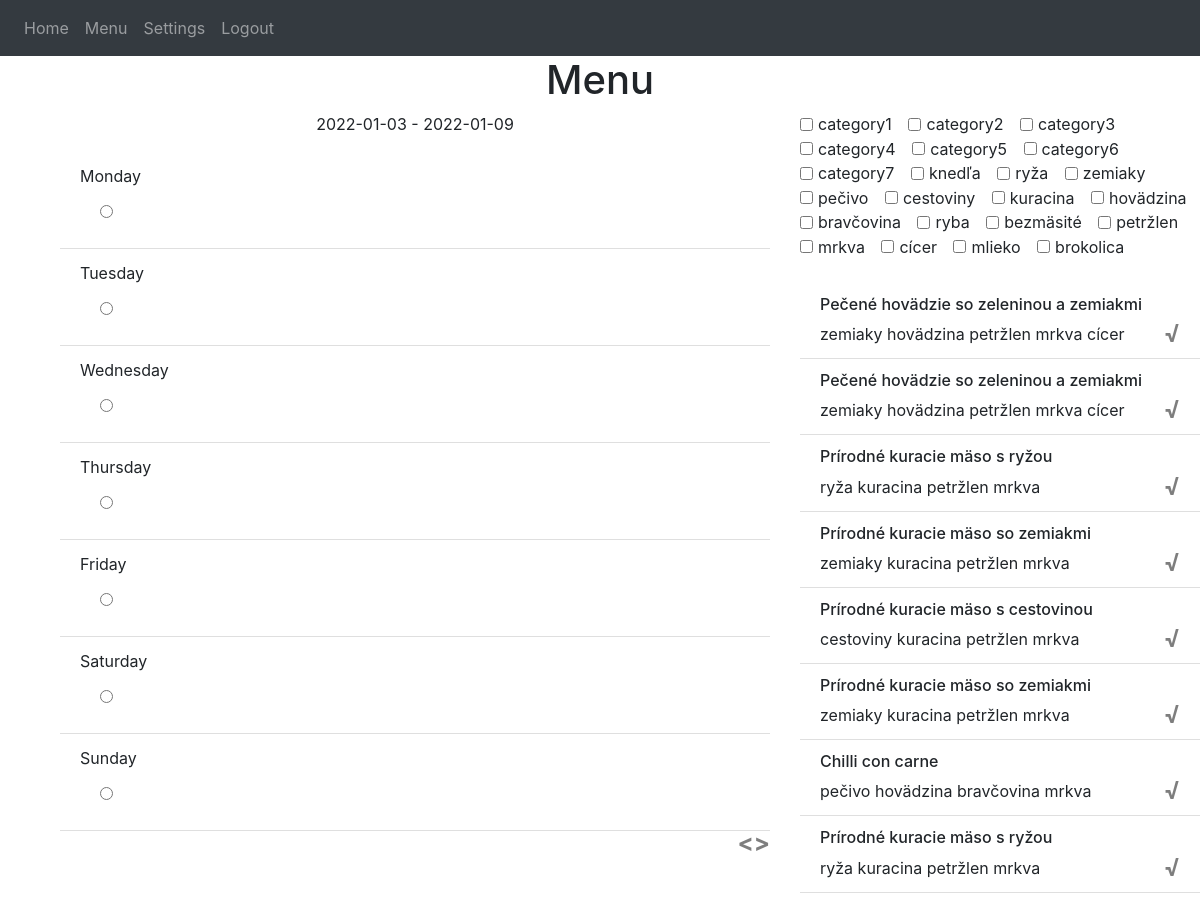
/menu (signed in), run on the app's committed database.
### src/models.py (models this page shows)
class Category(db.Model):
    __tablename__ = "categories"
    id = db.Column(db.Integer, primary_key=True)
    name = db.Column(db.String(100))
    value = db.Column(db.Float())
    immediateValue = db.Column(db.Float())
    user_id = db.Column(db.Integer, db.ForeignKey('users.id'))
    foods = db.relationship(
        'Food', secondary='food_category', back_populates='categories')

class Food(db.Model):
    __tablename__ = "foods"
    id = db.Column(db.Integer, primary_key=True)
    name = db.Column(db.String(100))
    data = db.Column(db.String(10000))
    date = db.Column(db.DateTime(timezone=True), default=func.now())
    lastServed = db.Column(db.Date, default=datetime.date(2021, 12, 10))
    value = db.Column(db.Float())
    user_id = db.Column(db.Integer, db.ForeignKey('users.id'))
    categories = db.relationship(
        'Category', secondary='food_category', back_populates='foods')
    menus = db.relationship('Menu', secondary='food_menu',
                            back_populates='foods', lazy='dynamic')

### src/views.py (the view)
@views.route('/menu', methods=['GET', 'POST'])
@login_required
def menu():
    foodlist = get_food_list(current_user, date(2021, 12, 28))
    mydate = request.args.get('date')
    categories_checked = request.args.get('categories')
    if mydate:
        mydate = datetime.strptime(mydate, "%Y-%m-%d").date()
        menu = get_menu(current_user, mydate.isocalendar().year,
                        mydate.isocalendar().week)
    else:
        menu = get_menu(current_user)
    if categories_checked:
        categories_checked = categories_checked.split(',')
        foodlist = filter_food_list(foodlist, categories_checked)
        categories = build_categories(current_user, categories_checked)
    else:
        categories = build_categories(current_user)
    return render_template("menu.html", user=current_user, foodlist=foodlist, menu=menu, categories=categories)

### src/__init__.py (called while the page is built)
def create_app():
    app = Flask(__name__)
    app.config['SECRET_KEY'] = 'tajny klucik'
    app.config['SQLALCHEMY_DATABASE_URI'] = f'sqlite:///{DB_NAME}'
    app.config['UPLOAD_FOLDER'] = configuration.UPLOAD_FOLDER
    db.init_app(app)
    from .views import views
    from .auth import auth
    app.register_blueprint(views, url_prefix='/')
    app.register_blueprint(auth, url_prefix='/')
    from .models import User, Food, Category, FoodCategory
    create_database(app)
    login_manager = LoginManager()
    login_manager.login_view = 'auth.login'
    login_manager.init_app(app)
    @login_manager.user_loader
    def load_user(id):
        return User.query.get(int(id))
    return app

### src/build.py (called while the page is built)
def build_categories(user, showCategories: list = None) -> dict:
    categories = {cat.id: {'checked': 0, 'name': cat.name}
                  for cat in user.categories}
    if showCategories is not None:
        for x in showCategories:
            categories[int(x)]['checked'] = 1
    return categories

### src/menuview.py (called while the page is built)
def get_menu(user, year: int = None, weekNumber: int = None) -> dict:
    if year is None and weekNumber is None:
        return select_week(user, dt.date.today().isocalendar().year, dt.date.today().isocalendar().week)
    return select_week(user, year, weekNumber)

### src/recommend.py (called while the page is built)
def get_food_list(user, date) -> dict:
    dataframe = get_correct_dataframe(user, date)
    sortedListofID = dataframe.sort_values(
        'value', axis=0, ascending=False).index.tolist()
    return build_dict(sortedListofID)

def build_dict(idList: list) -> dict:
    return dict([make_dict_keyval(k) for k in idList])

def make_dict_keyval(key: int):
    food = Food.query.get(key)
    value = {"name": food.name,
             "categories": [(x.id, x.name) for x in food.categories]}
    return (key, value)

def get_correct_dataframe(user, date) -> pd.DataFrame:
    foods = pd.read_sql(f"select * from foods where user_id = {user.id}", db.engine).drop(
        ['date', 'user_id'], axis='columns')['id']
    categories = pd.read_sql(
        f"select * from categories where user_id = {user.id}", db.engine)['id']
    foods = pd.DataFrame(foods)
    matrix = foods.join(pd.DataFrame(
        [[0. for x in categories.tolist()]],
        index=foods.index,
        columns=categories.tolist()
    ))
    matrix['date_value'] = 0
    computedMatrix = compute_value(create_matrix(
        user, matrix, date), create_scalar(categories))
    return computedMatrix

### src/templates/menu.html (shortened to what this page needs)
{% extends "base.html" %}
{% block content %}
<h1 align="center">Menu</h1>
<div class="container">
    <div class="row">
        <div class="col-8">
            <p style="text-align: center;">{{menu['Monday']['date']|string+' - '+menu['Sunday']['date']|string}}</p>
            <ul class="list-group list-group-flush" id="menu">
            {% for day in menu %}
            <li class="list-group-item">
                {{day}}
                <ul class="list-group list-group-flush">
                <li class="list-group-item">
                    <input type="radio" name="weekday" value="{{menu[day]['date']}}">
                </li>
                </ul>
            </li>
            {% endfor %}
            </ul>
            <div style="text-align: center;">
                <button type="button" class="close" onClick="changeToPage({{  '"'+menu['Monday']['nextweek']|string+'"'  }})">
                    <span aria-hidden="true">&gt;</span>
                </button>
                <button type="button" class="close" onClick="changeToPage({{  '"'+menu['Monday']['beforeweek']|string+'"'  }})">
                    <span aria-hidden="true">&lt;</span>
                </button>
            </div>
        </div>
        <div class="col-4">
            <div style="position: fixed;">
                <div>
                    {% for cat in categories %}
                    <div class="form-check form-check-inline">
                        <input type="checkbox" class="form-check-input" id="{{cat}}" autocomplete="off" value="{{cat}}" name="categoryfilter"
                        {% if categories[cat]['checked'] == 1 %} checked  {% endif %}>
                        <label class="form-check-label" for="{{cat}}">{{ categories[cat]['name'] }}</label>
                    </div>
                    {% endfor %}
                </div>
                <br>
                <div>
                    <ul class="list-group list-group-flush" id="foods">
                        {% for food in foodlist %}
                        <li class="list-group-item">
                            <h6>{{foodlist[food]['name']}}</h6>
                            <div>
                                {% for category in foodlist[food]['categories']%}
                                    {{category[1]}}
                                {% endfor %}
                                <button type="button" class="close" onClick="addToMenu({{ food }})">
                                    <span aria-hidden="true">&radic;</span>
                                </button>
                            </div>
                        </li>
                        {% endfor %}
                    </ul>
                </div>
            </div>
        </div>
    </div>
</div>
{% endblock %}

### data on the page
Category: name "category1"
Category: name "category2"
Category: name "category3"
Category: name "category4"
Category: name "category5"
Category: name "category6"
Category: name "category7"
Category: name "knedľa"
Category: name "ryža", name "ryža"
Category: name "zemiaky", name "zemiaky"
Category: name "pečivo", name "pečivo"
Category: name "cestoviny", name "cestoviny"
Category: name "kuracina", name "kuracina"
Category: name "hovädzina", name "hovädzina"
Category: name "bravčovina", name "bravčovina"
Category: name "ryba"
Category: name "bezmäsité"
Category: name "petržlen", name "petržlen"
Category: name "mrkva", name "mrkva"
Category: name "cícer", name "cícer"
Category: name "mlieko"
Category: name "brokolica"
Food: name "Pečené hovädzie so zeleninou a zemiakmi"
Food: name "Pečené hovädzie so zeleninou a zemiakmi"
Food: name "Prírodné kuracie mäso s ryžou"
Food: name "Prírodné kuracie mäso so zemiakmi"
Food: name "Prírodné kuracie mäso s cestovinou"
Food: name "Prírodné kuracie mäso so zemiakmi"
Food: name "Chilli con carne"
Food: name "Prírodné kuracie mäso s ryžou"

### other printed values
{{ menu['Monday']['date']|string+' - '+menu['Sunday']['date']|string }} "2022-01-03 - 2022-01-09"
{{ day }} "Monday" "Tuesday" "Wednesday" "Thursday" "Friday" "Saturday" "Sunday"
